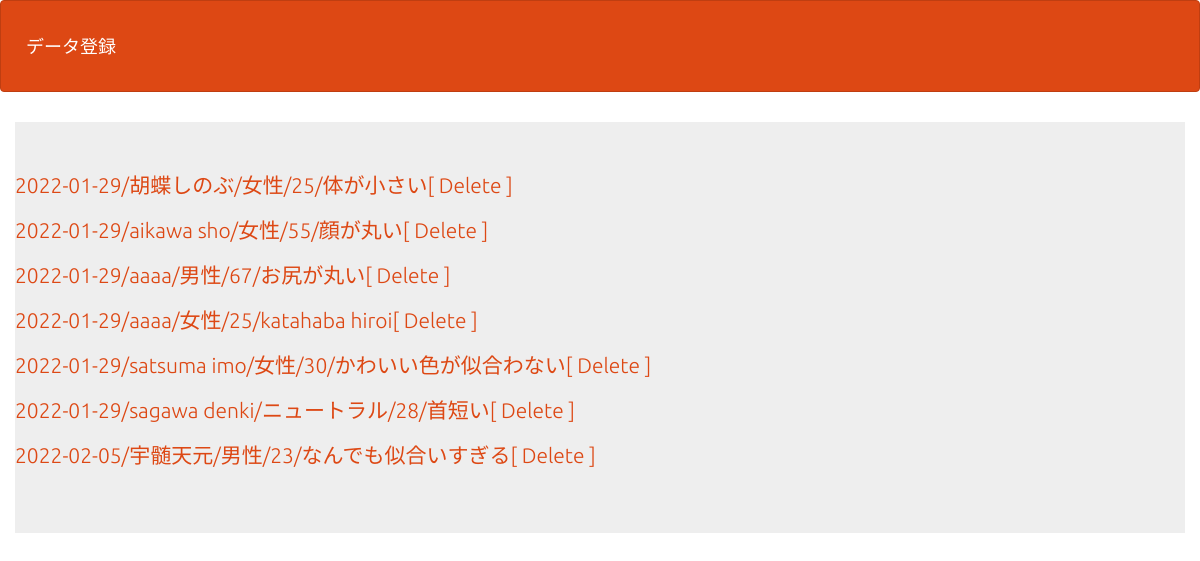
The page /php03_Aizawa_30/select.php on the database its author committed.
### tables this page shows
CREATE TABLE `assignment_an_table` (
  `id` int(11) NOT NULL,
  `name` varchar(64) NOT NULL,
  `sex` varchar(30) NOT NULL,
  `age` varchar(30) NOT NULL,
  `text` text NOT NULL,
  `date` date NOT NULL
);

### php03_Aizawa_30/funcs.php (called while the page is built, shortened)
<?php
function h($str)
{
    return htmlspecialchars($str, ENT_QUOTES);
};

### php03_Aizawa_30/select.php (the view, shortened to what this page needs)
<?php
require_once('funcs.php');
$pdo = db_conn();
$stmt = $pdo->prepare("SELECT * FROM assignment_an_table");
$status = $stmt->execute();
$view="";
if ($status==false) {
  sql_error($stmt);
}else{
  while( $result = $stmt->fetch(PDO::FETCH_ASSOC)){
    $view .= '<p>';
    $view .= '<a href="detail.php?id=' . $result['id'] . '">';
    $view .= h($result['date']) . '/' . h($result['name']) . '/' . h($result['sex']) . '/' . h($result['age']) . '/' . h($result['text']);
    $view .= '</a>';
    $view .= '<a href="delete.php?id=' . $result['id'] . '">';
    $view .= '[ Delete ]';
    $view .= '</a>';
    $view .= '</p>';
  }
}
?>
<!DOCTYPE html>
<html lang="ja">
<head>
<link rel="stylesheet" href="css/range.css">
<link href="css/bootstrap.min.css" rel="stylesheet">
</head>
<body id="main">
<header>
  <nav class="navbar navbar-default">
    <div class="container-fluid">
      <div class="navbar-header">
      <a class="navbar-brand" href="index.php">データ登録</a>
      </div>
    </div>
  </nav>
</header>
<div>
    <div class="container jumbotron"><?= $view ?></div>
</div>
</body>
</html>

### php03_Aizawa_30/select.php (style rules this page uses)
div { padding: 10px;font-size:16px; }

### rows shown on the page
assignment_an_table: value "2022-01-29/胡蝶しのぶ/女性/25/体が小さい [ Delete ]"
assignment_an_table: value "2022-01-29/aikawa sho/女性/55/顔が丸い [ Delete ]"
assignment_an_table: value "2022-01-29/aaaa/男性/67/お尻が丸い [ Delete ]"
assignment_an_table: value "2022-01-29/aaaa/女性/25/katahaba hiroi [ Delete ]"
assignment_an_table: value "2022-01-29/satsuma imo/女性/30/かわいい色が似合わない [ Delete ]"
assignment_an_table: value "2022-01-29/sagawa denki/ニュートラル/28/首短い [ Delete ]"
assignment_an_table: value "2022-02-05/宇髄天元/男性/23/なんでも似合いすぎる [ Delete ]"
